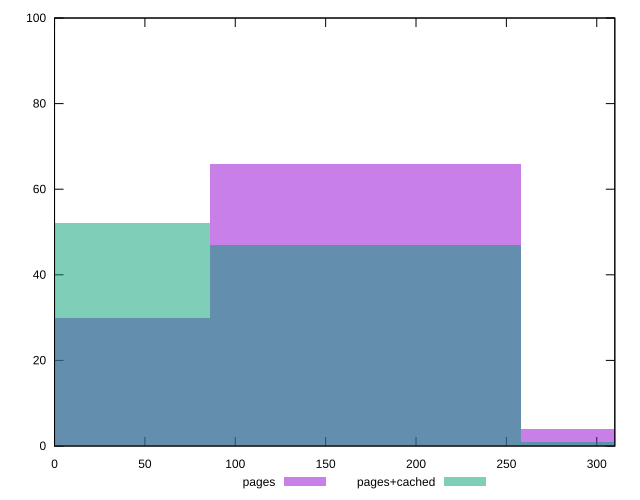

The script that saved this image:
reset

$pages <<EOF
172.09312601824743 66
0 30
344.18625203649486 4
EOF

$pagesCached <<EOF
172.09312601824743 47
0 52
344.18625203649486 1
EOF

set key outside below
set boxwidth 172.09312601824743
set xrange [0:310]
set yrange [0:100]
set trange [0:100]
set style fill transparent solid 0.5 noborder
set terminal svg size 640, 500 enhanced background rgb 'white'
set output "report_00018_2021-02-10T15-25-16.877Z/uses-http2/comparison/histogram/0_vs_1.svg"

plot $pages title "pages" with boxes, \
     $pagesCached title "pages+cached" with boxes

reset
